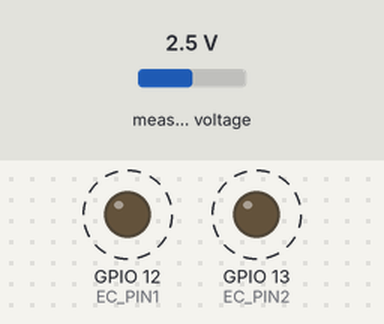
Bench run of a sketch on a simulated ESP32. Shown: output pins drawn as LEDs (lit = HIGH). Wiring (inferred from the names in the program): ADS1015 converter at I2C address 0x48. Dashed ring = blinking. Inputs (shaded band) come from the test bench; at power-on: measured voltage 2.5 V. What the sketch prints to the serial monitor is not drawn.

Above: at 1.0 s.
Timing chart, 0 to 4.8 s (numbered marks = the images above):
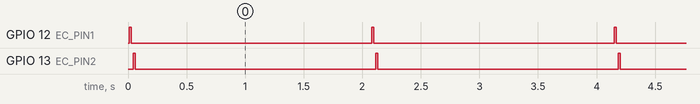

Measured:
- by itself, GPIO 12 (EC_PIN1), GPIO 13 (EC_PIN2): alternates HIGH for 0.02 s and LOW for 2.1 s

The sketch:

SoilEC_Res_ADS1015.ino
```cpp
// include library for I2C communication
#include <Wire.h>

// I2C Address for ADS1015
const byte ADS1015_ADDRESS = 0x48;

// I2C pins for your ESP32-CAM
const int I2C_SDA_PIN = 14;
const int I2C_SCL_PIN = 2;

// EC Probe control pins
#define EC_PIN1 12
#define EC_PIN2 13

// ADC channel for EC measurement
#define EC_READ_CHANNEL 3 // AIN3

// Fixed resistor value (R2 = 1kΩ)
#define R1 1000.0

// helper function to read a single-ended channel from the ADS1015
int16_t readSingleEnded(byte channel) {
  if (channel > 3) {
    return 0;
  }
  uint16_t config = 0;
  config |= (1 << 15); // OS: Start a single conversion
  config |= ((4 + channel) << 12); // MUX: Set channel (AIN0-3 vs GND)
  config |= (1 << 9);  // PGA: Gain 1, for +/- 4.096V range
  config |= (1 << 8);  // MODE: Single-shot mode
  config |= (4 << 5);  // DR: 1600 Samples per second (default)
  config |= 3;         // COMP: Comparator disabled
  Wire.beginTransmission(ADS1015_ADDRESS);
  Wire.write(0x01);
  Wire.write((config >> 8) & 0xFF);
  Wire.write(config & 0xFF);
  Wire.endTransmission();
  delay(2);
  Wire.beginTransmission(ADS1015_ADDRESS);
  Wire.write(0x00);
  Wire.endTransmission();
  Wire.requestFrom(ADS1015_ADDRESS, 2);
  if (Wire.available() == 2) {
    int16_t result = (Wire.read() << 8) | Wire.read();
    return result;
  }
  return 0;
}

void setup() {
  Serial.begin(115200);
  Serial.println("\nSoil EC Sensor Test with ADS1015");

  // start I2C with specific pins
  Wire.begin(I2C_SDA_PIN, I2C_SCL_PIN);
}

void loop() {
  // --- First measurement: EC_PIN1 -> EC_PIN2 ---
  pinMode(EC_PIN1, OUTPUT);
  pinMode(EC_PIN2, OUTPUT);
  delay(10);

  digitalWrite(EC_PIN1, HIGH);
  digitalWrite(EC_PIN2, LOW);
  delay(15); // allow voltage to stabilize

  // READ from AIN3
  int16_t reading1_16bit = readSingleEnded(EC_READ_CHANNEL);
  int reading1 = reading1_16bit >> 4; // convert to 12-bit

  digitalWrite(EC_PIN1, LOW);
  digitalWrite(EC_PIN2, LOW);
  delay(15); // stabilize

  // --- Second measurement: EC_PIN1 <- EC_PIN2 ---
  digitalWrite(EC_PIN1, LOW);
  digitalWrite(EC_PIN2, HIGH);
  delay(15); // allow voltage to stabilize

  // READ from AIN3 again
  int16_t reading2_16bit = readSingleEnded(EC_READ_CHANNEL);
  int reading2 = reading2_16bit >> 4; // convert to 12-bit

  // --- Turn probes off ---
  digitalWrite(EC_PIN1, LOW);
  digitalWrite(EC_PIN2, LOW);
  pinMode(EC_PIN1, INPUT);
  pinMode(EC_PIN2, INPUT);
  delay(10);

  // --- Calculations ---
  // Calculate AVG reading, compensating for 12-bit range (0-2047)
  float avg_reading = (reading1 + (2047 - reading2)) / 2.0;

  // Calculate the resistance of soil (R2) using 12-bit range
  float soil_resistance = (R1 * avg_reading) / (2047.0 - avg_reading);

  // ECC = 1/R, convert to microSiemens (uS)
  float ec = 1000000.0 / soil_resistance;

  // --- Print results ---
  Serial.print("ADC Avg: ");
  Serial.print(avg_reading);
  Serial.print(", ");

  Serial.print("Soil RES: ");
  Serial.print(soil_resistance);
  Serial.print(" Ohm, ");

  Serial.print("Relative EC: ");
  Serial.print(ec);
  Serial.println(" uS/cm");

  delay(2000);
}
```
